Frame 1 (no input): blank canvas, image omitted
Frame 60 (no input): blank canvas, image omitted
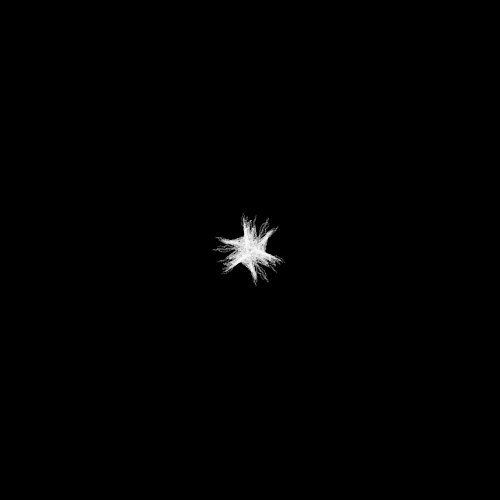
Frame 120 (the mouse pressed at the canvas centre since frame 60)

The p5.js sketch whose frames 1 and 60 were blank and that drew this single picture after the mouse press (run headless with seeded random() and noise() and a simulated clock; from frame 60 on, the mouse is pressed at the canvas centre):

// p5.js sketch
// ── sketch.js
let agents, lifeSpan, stepSize, agentSize, noiseScale, bristleCount, brushSize, slices

function setup() {
  createCanvas(500, 500)

  agents = []
  agentSize = 1
  lifeSpan = 100
  bristleCount = 5
  brushSize = 10

  slices = 3

  noiseScale = random(0.001, 0.05)
  stepSize = random(0.1, 1)

  background(0)

  noStroke()
}


function draw() {
  background(0, 5)
  translate(width / 2, height / 2)
  update()

  if (mouseIsPressed) {
    for(let j = 0; j < bristleCount; j += 1) {
      agents.push({
        x: (mouseX -  width / 2  ) + random(-brushSize, brushSize),
        y: (mouseY -  height / 2 ) + random(-brushSize, brushSize),
        age: 0
      })
    }
  }

  for(let i = 0; i < agents.length; i += 1) {
    fill(255, map(agents[i].age, 0, lifeSpan, 100, 0))
    push()
    for(let r = 0; r < slices; r += 1) {
      rotate(radians(360 / slices))
      rect(agents[i].x, agents[i].y, agentSize, agentSize)
    }
    pop()
  }

  for(let i = agents.length - 1; i >= 0; i -= 1) {
    if(agents[i].age > lifeSpan) {
      agents.splice(i, 1)
    }
  }
}

function update() {
  for(let i = 0; i < agents.length; i += 1) {
    noiseScale = random(0.001, 0.15)
    stepSize = random(0.1, 1)
    let angle = noise(agents[i].x * noiseScale, agents[i].y * noiseScale) * TWO_PI

    agents[i].x += sin(angle) * stepSize
    agents[i].y += cos(angle) * stepSize
    agents[i].age += 1
  }
}
